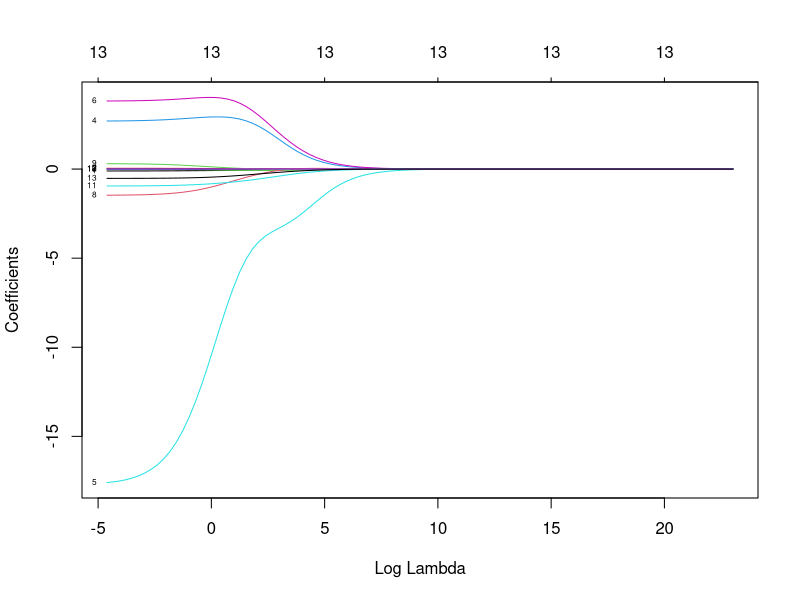
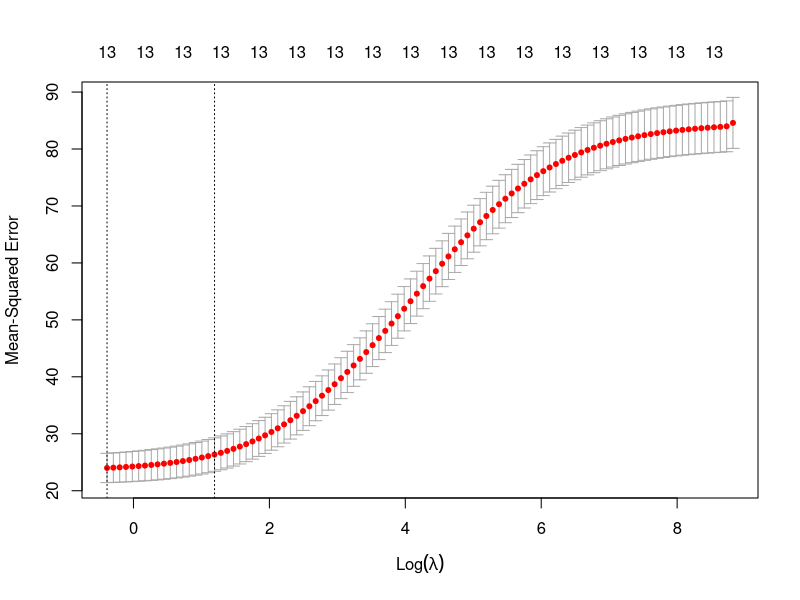
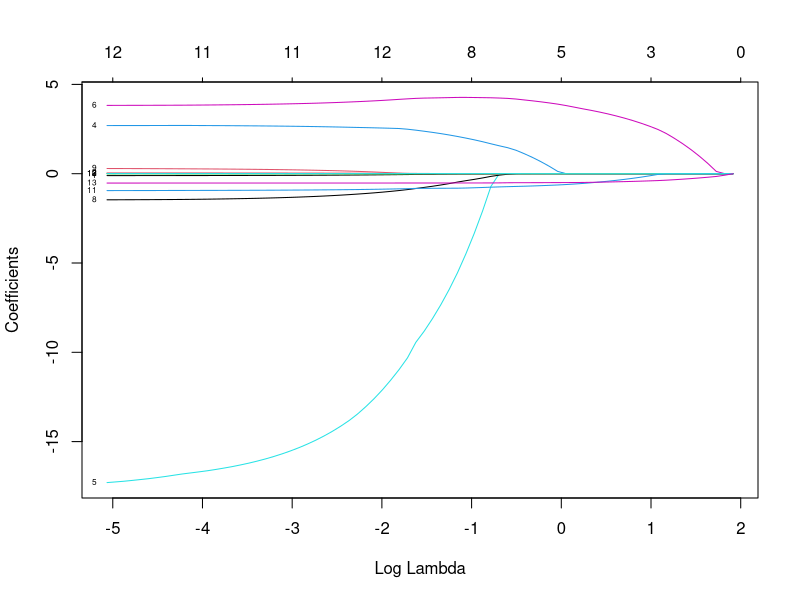
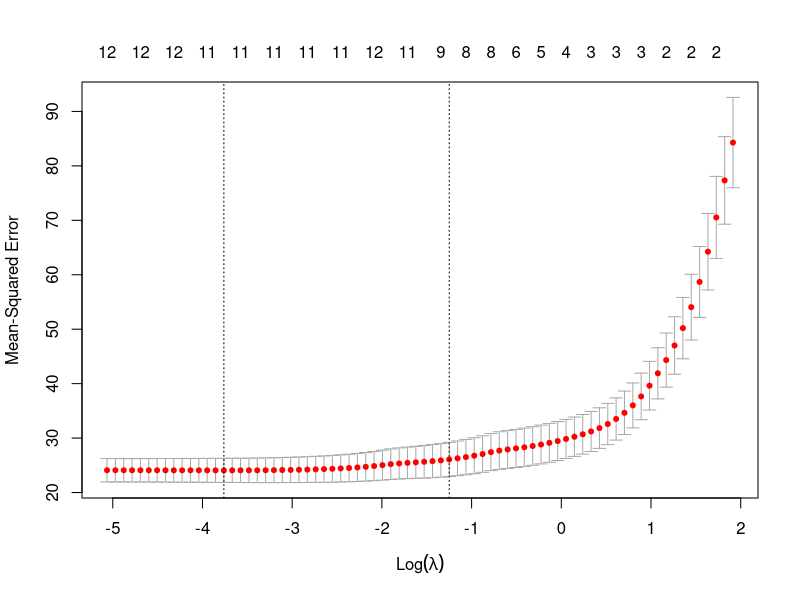
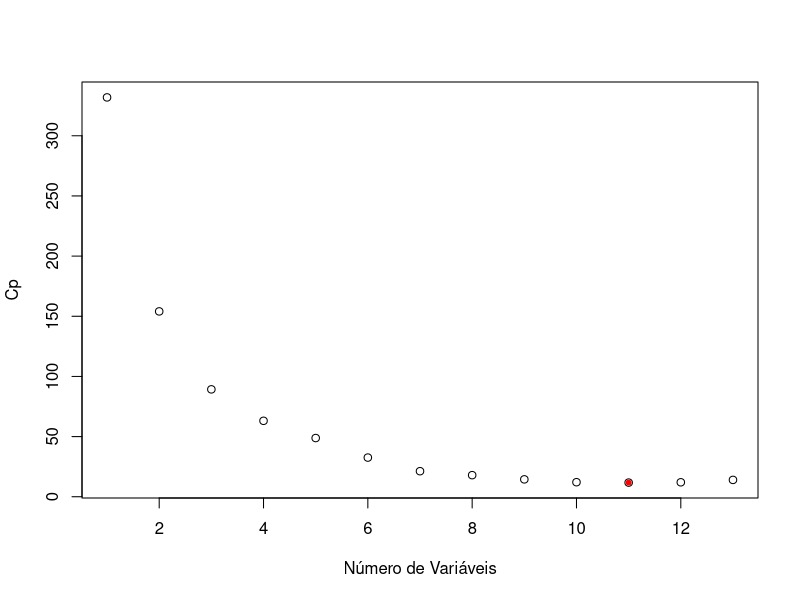
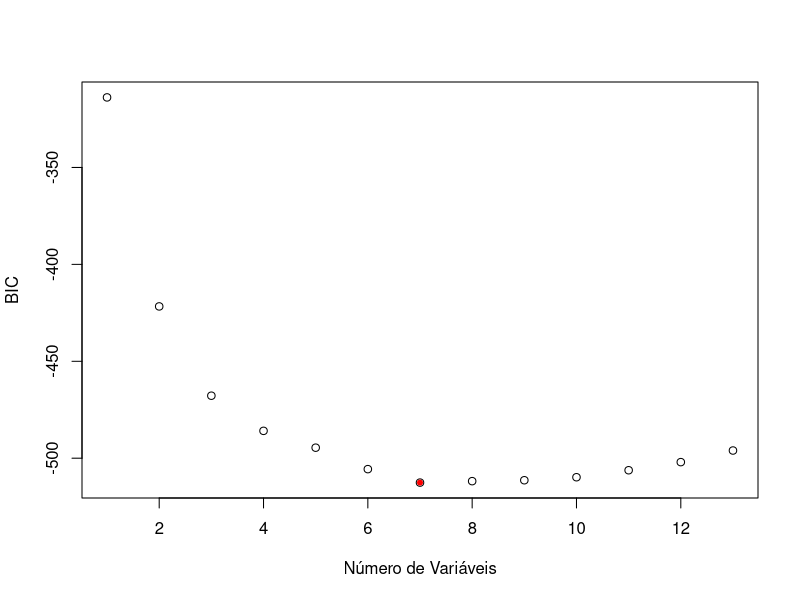

The R script that drew these images, in order:
## ---- chunk 1
knitr::opts_chunk$set(fig.width = 9, 
                      fig.height= 7,  
                      fig.retina = 3,
                      message = FALSE, 
                      warning = FALSE,
                      dev=c("png"), 
                      fig.path="imagens/Aula07_4/")
## ---- chunk 2
library(MASS)
library(tidyverse)
library(glmnet)
data(Boston)
## ---- chunk 3
head(Boston)
summary(Boston)
## ---- chunk 4
# Boston Database
# 
#1) crim - taxa de criminalidade per capita por cidade.
# 
#2) zn - proporção de terrenos residenciais para lotes acima de 25,000 sq.ft.
# 
#3) indus - proporção de negócios não comerciais por acres e por cidade.
# 
#4) chas - variável dummy do Rio Charles(= 1 se próximo do rio; 0 de outra forma).
# 
#5) nox - concentração de óxido de nitrogênio (partes por 10 milhões).
# 
#6) rm - número médio de quartos por habitação
# 
#7) age - proporção da unidade ocupadas pelos proprietários construídas antes 1940.
# 
#8) dis - média ponderada das distâncias dos 5 pontos de emprego em Boston.
# 
#9) rad - indice de acessibilidade das avenidas radiais.
# 
#10) tax - valor cheio da taxa de propriedade por $10,000.
# 
#11) ptratio - razão aluno-professor por cidade.
# 
#12) black - 1000(Bk−0.63)21000(Bk−0.63)2 proporção de negros por cidade.
# 
#13) lstat - percentual de baixo status da população.
# 
#14) medv - valor mediano das cas ocupadas pelos proprietário em $1000s. (Var. Resposta)
## ---- chunk 5
x <- model.matrix(medv ~ . , data = Boston)[, -1]
head(x)
y <- Boston$medv
## ---- chunk 6
## Estabelecendo um grid de valores para lambda
grid <- 10^seq(10, -2, length = 100)
ajusreg.ridge <- glmnet(x, y, alpha=0, lambda = grid)

## ---- chunk 7
dim(coef(ajusreg.ridge))
plot(ajusreg.ridge, xvar="lambda", label=TRUE) # Representando os coeficientes

## ---- chunk 8
ajusreg.ridge$lambda[1] # Mostra primeiro valor de lambda
coef(ajusreg.ridge)[,1] # Mostra os coeficientes associados com o primeiro valor
ajusreg.ridge$lambda[100] # Mostra centésimo valor de lambda
coef(ajusreg.ridge)[,100] # Mostra os coeficientes associados com o centésimo valor
## ---- chunk 9
set.seed(21)
ridge_cv <- cv.glmnet(x,y, alpha=0) ## por padrão k=10
plot(ridge_cv)
m_lamb <- ridge_cv$lambda.min  # Seleciona o lambda que minimiza o MSE (EQM) de treino
m_lamb
log(m_lamb)
coef(ridge_cv)
## ---- chunk 10
library(caret)
set.seed(21)
y <- Boston$medv
indice_teste <- createDataPartition(y, times = 1, p = 0.2, list = FALSE)

conj_treino <- Boston %>% slice(-indice_teste)
conj_teste <- Boston %>% slice(indice_teste)
str(conj_treino)
str(conj_teste)

x_treino <- model.matrix(medv ~ . , data = conj_treino)[, -1]
y_treino <- conj_treino$medv


x_teste <- model.matrix(medv ~ . , data = conj_teste)[, -1]
y_teste = conj_teste$medv

## ---- chunk 11
ridge_cv2 <- cv.glmnet(x_treino,y_treino, alpha=0)
m_lamb <- ridge_cv2$lambda.min  # Seleciona o lambda que minimiza o MSE de treino
m_lamb
ajusreg.ridge2 <- glmnet(x_treino, y_treino, alpha=0, lambda = m_lamb)
coef(ajusreg.ridge2)
y_prev <- predict(ajusreg.ridge2, s = m_lamb, newx = x_teste)
# Metricas de desempenho
sqrt(mean((y_prev - y_teste)^2))
## ---- chunk 12
ajusreg.lasso <- glmnet(x,y, alpha = 1)
plot(ajusreg.lasso,xvar="lambda",label=TRUE)
lasso_cv <- cv.glmnet(x,y, alpha = 1)
plot(lasso_cv)
coef(lasso_cv)
## ---- chunk 13
lasso_cv2 <- cv.glmnet(x_treino, y_treino, alpha=1)
m_lamb <- lasso_cv2$lambda.min  # Seleciona o lambda que minimiza o MSE de treino
log(m_lamb)
ajusreg.lasso2 <- glmnet(x_treino, y_treino, alpha=1, lambda = m_lamb)
coef(ajusreg.lasso2)
y_prev <- predict(ajusreg.lasso2, s = m_lamb, newx = x_teste)
# Metricas de desempenho
sqrt(mean((y_prev - y_teste)^2))
## ---- chunk 14
library(leaps)
ajusreg.comp <- regsubsets(medv ~ ., data=conj_treino, nvmax=13)
sumario.reg <- summary(ajusreg.comp)
## Os modelos vão ser escolhidos com base no menor Cp
plot(sumario.reg$cp,xlab="Número de Variáveis",ylab="Cp")
which.min(sumario.reg$cp)
points(11,sumario.reg$cp[11],pch=20,col="red")
## ---- chunk 15
coef(ajusreg.comp,11) 
outro_mod <- lm(medv ~ crim + zn + chas + nox + rm + dis + rad + tax + ptratio + black + lstat, data=conj_treino)
summary(outro_mod)
sqrt(mean((conj_teste$medv - predict(outro_mod, conj_teste)) ^ 2)) 
## ---- chunk 16
ajusreg.comp1 <- regsubsets(medv ~ ., data=conj_treino, nvmax=13)
sumario.reg1 <- summary(ajusreg.comp1)
## Os modelos vão ser escolhidos com base no menor BIC
plot(sumario.reg1$bic,xlab="Número de Variáveis",ylab="BIC")
which.min(sumario.reg1$bic)
points(7,sumario.reg1$bic[7],pch=20,col="red")
coef(ajusreg.comp1,7) 
outro_mod1 <- lm(medv ~ chas + nox + rm + dis + ptratio + black + lstat, data=conj_treino)
summary(outro_mod1)
sqrt(mean((conj_teste$medv - predict(outro_mod1, conj_teste)) ^ 2))
